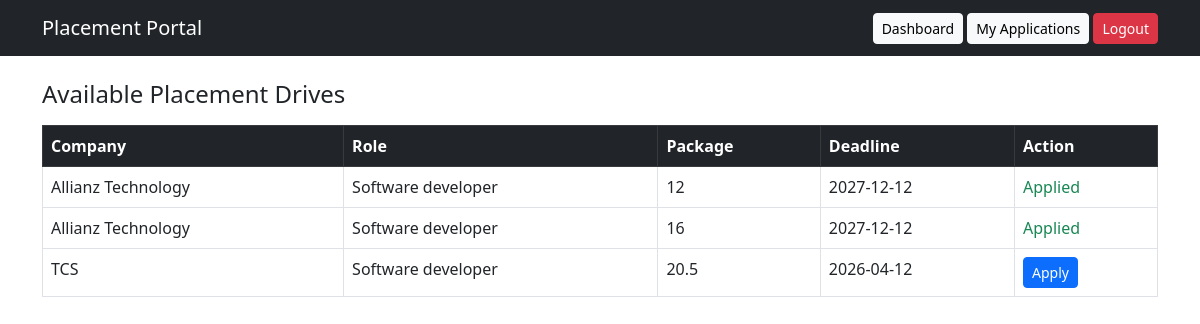
Page /dashboard (signed in) on the committed database.
### models.py (models this page shows, shortened)
class Drive(db.Model):
    id = db.Column(db.Integer, primary_key=True)
    company_id = db.Column(db.Integer, db.ForeignKey("company.id"))
    job_role = db.Column(db.String(120))
    description = db.Column(db.Text)
    package = db.Column(db.String(50))
    location = db.Column(db.String(120))
    eligibility = db.Column(db.String(100))
    drive_type = db.Column(db.String(50))
    deadline = db.Column(db.Date)
    approval_status = db.Column(db.String(20), default="Pending")
    drive_status = db.Column(db.String(20), default="Closed")
    company = db.relationship('Company', backref='drives')

class Company(UserMixin, db.Model):
    id = db.Column(db.Integer, primary_key=True)
    company_name = db.Column(db.String(150), nullable=False)
    hr_name = db.Column(db.String(120))
    email = db.Column(db.String(120), unique=True)
    password = db.Column(db.String(200))
    website = db.Column(db.String(200))
    industry = db.Column(db.String(100))
    approval_status = db.Column(db.String(20), default="Pending")
    blacklisted = db.Column(db.Boolean, default=False)
    role = "company"

### app.py (the view, shortened to what this page needs)
@app.route("/dashboard")
@login_required
def dashboard():
    if isinstance(current_user, Company):
        return redirect(url_for("company_dashboard", id=current_user.id))
    drives = Drive.query.filter_by(
        approval_status="Approved",
        drive_status="Open"
    ).all()
    my_apps = Application.query.filter_by(
        student_id=current_user.id
    ).all()
    applied_ids = [a.drive_id for a in my_apps]
    return render_template(
        "student_dashboard.html",
        drives=drives,
        applied_drive_ids=applied_ids
    )

### app.py (called while the page is built)
@login_manager.user_loader
def load_user(user_id):
    if user_id.startswith("user_"):
        return db.session.get(User, int(user_id.split("_")[1]))
    if user_id.startswith("company_"):
        return db.session.get(Company, int(user_id.split("_")[1]))
    return None

### templates/student_dashboard.html
{% extends "layout.html" %}
{% block content %}
<h4>Available Placement Drives</h4>
<table class="table table-bordered mt-3">
<thead class="table-dark">
<tr>
<th>Company</th>
<th>Role</th>
<th>Package</th>
<th>Deadline</th>
<th>Action</th>
</tr>
</thead>
<tbody>
{% for drive in drives %}
<tr>
<td>{{ drive.company.company_name }}</td>
<td>{{ drive.job_role }}</td>
<td>{{ drive.package }}</td>
<td>{{ drive.deadline }}</td>
<td>
{% if drive.id not in applied_drive_ids %}
<a href="/apply/{{ drive.id }}" class="btn btn-primary btn-sm">
Apply
</a>
{% else %}
<span class="text-success">Applied</span>
{% endif %}
</td>
</tr>
{% endfor %}
</tbody>
</table>
{% endblock %}

### rows in the picture
Drive: company.company_name "Allianz Technology", job_role "Software developer", package "12", deadline "2027-12-12", shows "Applied"
Drive: company.company_name "Allianz Technology", job_role "Software developer", package "16", deadline "2027-12-12", shows "Applied"
Drive: company.company_name "TCS", job_role "Software developer", package "20.5", deadline "2026-04-12"
